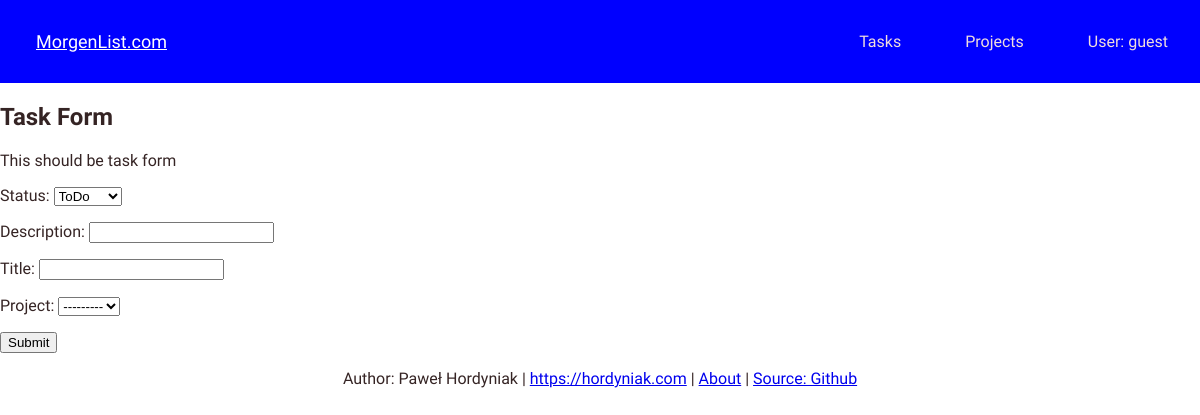
Before: /create_task/ (signed in) with the older database file.
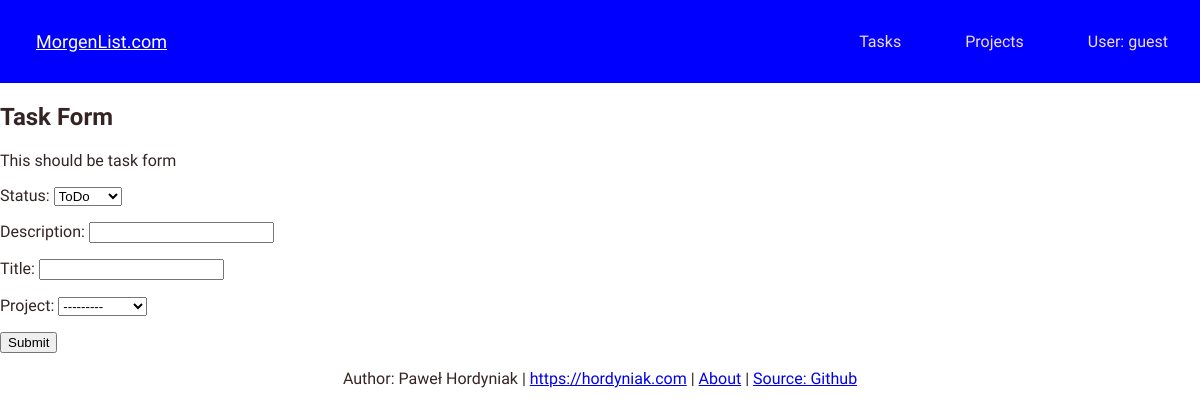
After: the same page with the newer database file.
### tasktrack/models.py (models this page shows)
class Project(models.Model):
    owner = models.ForeignKey('auth.User', on_delete=models.CASCADE)
    title = models.CharField(max_length=24, unique=True)
    status = models.IntegerField(choices=STATUS, default = 0)
    def __str__(self) -> str:
        return self.title

### tasktrack/views.py (the view, shortened to what this page needs)
# urls.py: path('create_task/', views.CreateTaskView.as_view(), name='create_task'),
class CreateTaskView(LoginRequiredMixin, generic.CreateView):
    login_url = '/login/'
    redirect_field_name = 'task_list.html'
    form_class = TaskForm
    model = Task
    success_url = reverse_lazy('task_list')
    template_name = 'task_form.html'
    def get_form_kwargs(self):
        kwargs = super(CreateTaskView, self).get_form_kwargs()
        kwargs['request'] = self.request
        return kwargs

### tasktrack/forms.py
class TaskForm(forms.ModelForm):
    class Meta():
        model = Task
        fields = {'project', 'title', 'description', 'status'}
        widgets = {
                'title': forms.TextInput(attrs={'class':'textinputclass'}),
                'description': forms.TextInput(attrs={'class':'textinputclass'}),
            }
    def __init__(self, *args, **kwargs):
        self.request = kwargs.pop('request')
        super(TaskForm, self).__init__(*args, **kwargs)
        self.fields['project'].queryset = Project.objects.filter(owner=self.request.user)

### tasktrack/templates/task_form.html (shortened to what this page needs)
{% extends "base.html" %}
{% block content %}
<h2 class = "title">Task Form</h2>
<p>This should be task form
    </p>
<form method="POST" action="">
    {{ form.as_p }}
    <input type="submit" value="Submit">
</form>
{% endblock %}

Changed rows visible on the page:
added Project: status "ToDo"
Other visible differences:
form field status: "ToDo" → (not shown)
